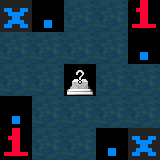

This is a level from a 2D game, rendered from its Tiled map with the project's own tilesets. A one-line summary and the complete map file follow:
An orthogonal 5x5 tile map with 32x32 px tiles, 3 tile layers (Tile Layer, Feature Layer, Tag Layer), 2 tilesets.

<map version="2017.05.26" orientation="orthogonal" renderorder="right-down" width="5" height="5" tilewidth="32" tileheight="32" backgroundcolor="#000000" nextobjectid="1">
 <properties>
  <property name="code" value="ee_chei(_G)" />
  <property name="tags" value="ee_5x5" />
 </properties>
 <tileset firstgid="1" source="../tilesets/features.tsx" />
 <tileset firstgid="205" source="../tilesets/basic.tsx" />
 <layer name="Tile Layer" width="5" height="5">
  <data encoding="csv">
206,205,217,217,205,
217,217,217,217,205,
217,217,72,217,217,
205,217,217,217,217,
205,217,217,205,206
</data>
 </layer>
 <layer name="Feature Layer" width="5" height="5">
  <data encoding="csv">
0,0,0,0,28,
0,0,0,0,0,
0,0,0,0,0,
0,0,0,0,0,
28,0,0,0,0
</data>
 </layer>
 <layer name="Tag Layer" width="5" height="5">
  <data encoding="csv">
0,0,0,0,0,
0,0,0,0,0,
0,0,0,0,0,
0,0,0,0,0,
0,0,0,0,0
</data>
 </layer>
 <objectgroup name="Scripting Layer" />
</map>
